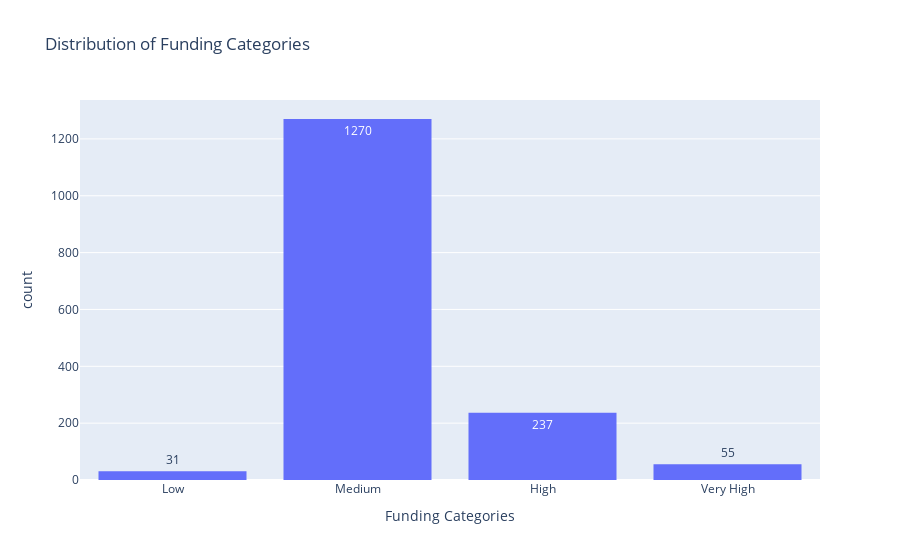

Here is the notebook cell this chart was saved with:
### Code cell
# Create a Copy of the Original DataFrame
new_sch_budget = sch_budget.copy()

# Clean the Column and Convert to Numeric
# Strip extra spaces from column names
new_sch_budget.columns = new_sch_budget.columns.str.strip()

# Clean the 'State & Local Funding per Pupil' column
new_sch_budget['State & Local Funding per Pupil'] = (
    new_sch_budget['State & Local Funding per Pupil']
    .replace(',', '', regex=True)  # Remove commas
    .astype(float)  # Convert to numeric
)

#  Define Bins and Labels for Categorization
bins = [0, 10000, 20000, 50000, float('inf')]  # Define bin edges
labels = ['Low', 'Medium', 'High', 'Very High']  # Define labels for each bin

# Create a Categorical Variable in the New DataFrame
new_sch_budget['Funding Category'] = pd.cut(
    new_sch_budget['State & Local Funding per Pupil'],
    bins=bins,
    labels=labels
)

# Ensure the Categories Are Sorted in Order
new_sch_budget['Funding Category'] = pd.Categorical(
    new_sch_budget['Funding Category'],
    categories=labels,
    ordered=True  # Enforce the order
)

# Plot a Sorted Histogram for the Categorical Variable
fig = px.histogram(
    new_sch_budget,
    x='Funding Category',
    category_orders={'Funding Category': labels},  # Explicitly define the order
    title="Distribution of Funding Categories",
    labels={'Funding Category': 'Funding Categories'}, 
    text_auto=True 
)
fig.show()

### Figure 1 — Plotly figure (JSON) as saved in the notebook; plotly's stock layout.template omitted (floating-point values rounded to 4 significant figures; data arrays with more than 128 entries replaced by an {"elided": "..."} marker saying what was removed)
{"data": [{"alignmentgroup": "True", "bingroup": "x", "hovertemplate": "Funding Categories=%{x}<br>count=%{y}<extra></extra>", "legendgroup": "", "marker": {"color": "#636efa", "pattern": {"shape": ""}}, "name": "", "offsetgroup": "", "orientation": "v", "showlegend": false, "texttemplate": "%{value}", "type": "histogram", "x": {"elided": "1593 str values"}, "xaxis": "x", "yaxis": "y"}], "layout": {"barmode": "relative", "legend": {"tracegroupgap": 0}, "title": {"text": "Distribution of Funding Categories"}, "xaxis": {"anchor": "y", "categoryarray": ["Low", "Medium", "High", "Very High"], "categoryorder": "array", "domain": [0, 1], "title": {"text": "Funding Categories"}}, "yaxis": {"anchor": "x", "domain": [0, 1], "title": {"text": "count"}}}}
